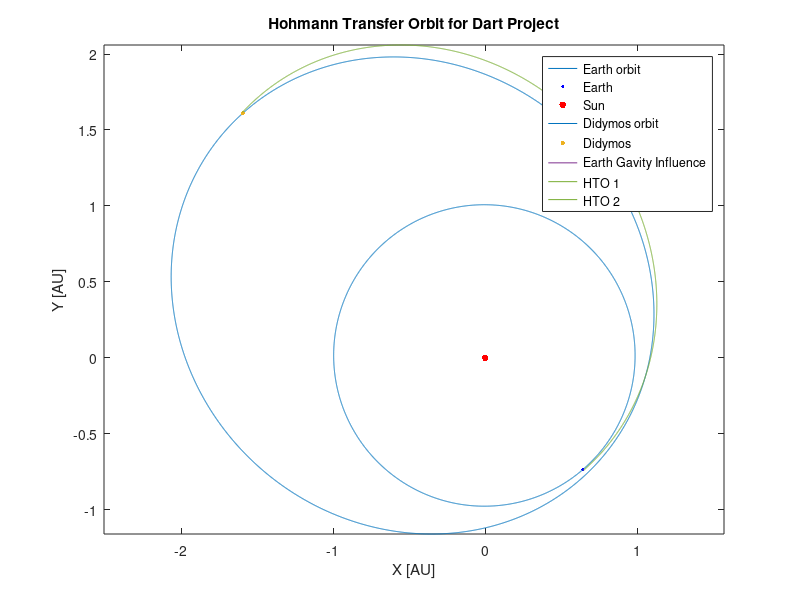

This figure's MATLAB source:
%==========================================================================
% Source Code of 우주궤도역학 Term Project Module #1 3조
% 16011613 송정현, 19010413 곽태환 19011180 이재범
% 20003287 유택상, 20011336조민형
% Hohmann Transfer Orbit Design, Propulsion System Design
%==========================================================================

clear;clc;close all

%% Heliocentric Ecliptic Coordinate
Sun.XYZ=[0 0 0];

%% Determining Earth Orbit around Sun
Earth.a=1*cosd(7.155);                                                      % Apllying Inclination to flat plane
Earth.e=0.0167;
Earth.b=Earth.a*sqrt(1-Earth.e^2);
Earth.cen_rot=[Sun.XYZ(1)-sqrt(Earth.a.^2-Earth.b.^2) 0];                   % Determining Center of Orbit (Not Focus)
Earth.Arg=288.1;
nu=[0:0.001:2*pi]';

Earth.XeYe=[Earth.cen_rot(1)+Earth.a.*cos(nu) Earth.cen_rot(2)+Earth.b.*sin(nu)];

% Rotating Orbit with respect to Argument of Perigee
for i=1:size(Earth.XeYe(:,1),1)
    Earth.XeYe2(i,1:2)=[cosd(Earth.Arg) -sind(Earth.Arg);sind(Earth.Arg) cosd(Earth.Arg)]*Earth.XeYe(i,1:2)';
end

%% Determining Didymos Orbit around Sun
Didymos.a=1.6442*cosd(3.4709);                                              % Applying Inclination to flat plane
Didymos.e=0.38385;
Didymos.b=Didymos.a*sqrt(1-Didymos.e^2);
Didymos.cen_rot=[Sun.XYZ(1)-sqrt(Didymos.a.^2-Didymos.b.^2) 0];             % Determining Center of Orbit (Not Focus)
Didymos.Arg=319.32;
Didymos.XeYe=[Didymos.cen_rot(1)+Didymos.a.*cos(nu) Didymos.cen_rot(2)+Didymos.b.*sin(nu)];

% Rotating Orbit with respec to Argument of Perigee
for i=1:size(Earth.XeYe(:,1),1)
    Didymos.XeYe2(i,1:2)=[cosd(Didymos.Arg) -sind(Didymos.Arg);sind(Didymos.Arg) cosd(Didymos.Arg)]*Didymos.XeYe(i,1:2)';
end

%% Dermining Earth Sphere of Influence
r=10^6/149597870.7;
inf_x=r*cos(nu)+Earth.XeYe2(397,1);
inf_y=r*sin(nu)+Earth.XeYe2(397,2);


%% Used Parameters
AU=149597870.7;
r_LEO=6378.137+300;
r1=10^6+sqrt(Earth.XeYe2(397,1)^2+Earth.XeYe2(397,2)^2)*AU;                 % 1AU+Earth Sphere of Influence
r2=2.2753*AU;                                                               % Didymos Apogee distance 2.2753AU
mu_sun=1.3271544*10^11;
mu_earth=3.986012*10^5;

%% LEO to Earth Sphere of Influence (HTO 1)
v1=sqrt(mu_earth/r_LEO);                                                    % Speed at LEO orbit
E1=-mu_earth/(r_LEO+1000000);                                               % Specific mechanical energy of HTO 1
vp1=sqrt(2*(mu_earth/r_LEO+E1));                                            % Speed at perigee of HTO 1
va1=sqrt(2*(mu_earth/1000000+E1));                                          % Speed at apogee of HTO 1
del_v1=vp1-v1;                                                              % delta v1

%% Earth Sphere of Influence to hohmann transfer (HTO 2)
hm_v1=va1+29.78;                                                            % Speed at ESI with respect to SUN
E2=-mu_sun/(r1+r2);                                                         % Specific mechanical energy of HTO 2
hm_vp=sqrt(2*(mu_sun/r1+E2));                                               % Speed at perigee of HTO 2
hm_va=sqrt(2*(mu_sun/r2+E2));                                               % Speed at apogee of HTO 2
del_hm_v=hm_vp-hm_v1;                                                       % delta v1

%% Design HTO 1
Earth_HEC=[Earth.XeYe2(397,1) Earth.XeYe2(397,2)];                          % Select earth position
Earth_angle=-atand(Earth_HEC(2)/Earth_HEC(1));                              % Angle between x axis and sun-earth line
hm1_a=(r_LEO+10^6)/2/AU;                                                    % a of HTO 1 to AU unit
hm1_c=hm1_a-r_LEO/AU;                                                       % c of HTO 1 to AU unit
hm1_b=sqrt(hm1_a^2-hm1_c^2);                                                % b of HTO 1 to AU unit
hm1_cenrot=[Earth_HEC(1)+hm1_c*cosd(Earth_angle) Earth_HEC(2)-hm1_c*sind(Earth_angle)]; % Determining Center of Orbit (Not Focus)
nu1=[-pi:0.001:0]';
hohmann_1=[hm1_a*cos(nu1) hm1_b*sin(nu1)];                                  % Determine HTO 1 from -pi to 0

% Rotate with respect to Earth_angle
for i=1:size(hohmann_1(:,1),1)
    hohmann_1(i,1:2)=[cosd(360-Earth_angle) -sind(360-Earth_angle);sind(360-Earth_angle) cosd(360-Earth_angle)]*hohmann_1(i,1:2)';
end
hohmann_1=[hm1_cenrot(1)+hohmann_1(:,1) hm1_cenrot(2)+hohmann_1(:,2)];

%% Design HTO 2
[~,idx]=max(hohmann_1(:,1));
hm2_start=[hohmann_1(idx,1),hohmann_1(idx,2)];

hm2_a=(r1+r2)/2/AU;                                                         % a of HTO 2 to AU unit
hm2_c=hm2_a-r1/AU;                                                          % c of HTO 2 to AU unit
hm2_b=sqrt(hm2_a^2-hm2_c^2);                                                % b of HTO 2 to AU unit
hm2_cenrot=[Sun.XYZ(1)-hm2_c*cosd(Earth_angle) Sun.XYZ(2)+hm2_c*sind(Earth_angle)]; % Determining Center of Orbit (Not Focus)
nu2=[0:0.001:1.03*pi]';
hohmann_2=[hm2_a*cos(nu2) hm2_b*sin(nu2)];                                  % Determine HTO 2 from 0 to pi

% Rotate with respect to Earth_angle
for i=1:size(hohmann_2(:,1),1)
    hohmann_2(i,1:2)=[cosd(360-Earth_angle) -sind(360-Earth_angle);sind(360-Earth_angle) cosd(360-Earth_angle)]*hohmann_2(i,1:2)';
end
hohmann_2=[hm2_cenrot(1)+hohmann_2(:,1) hm2_cenrot(2)+hohmann_2(:,2)];


%% Plot
figure;
plot(Earth.XeYe2(:,1),Earth.XeYe2(:,2))
hold on; 
plot(Earth.XeYe2(397,1),Earth.XeYe2(397,2),'b.')
plot(Sun.XYZ(1),Sun.XYZ(2),'r.','MarkerSize',15)
plot(Didymos.XeYe2(:,1),Didymos.XeYe2(:,2),'Color',[0 0.4470 0.7410])
plot(Didymos.XeYe2(3022,1),Didymos.XeYe2(3022,2),'.','MarkerSize',10)
plot(inf_x,inf_y)
axis equal

plot(hohmann_1(:,1),hohmann_1(:,2),'Color',[0.4660 0.6740 0.1880])
plot(hohmann_2(:,1),hohmann_2(:,2),'Color',[0.4660 0.6740 0.1880])
xlabel('X [AU]')
ylabel('Y [AU]')

legend('Earth orbit','Earth','Sun','Didymos orbit','Didymos','Earth Gavity Influence','HTO 1','HTO 2')
title('Hohmann Transfer Orbit for Dart Project')



%% Propulsion System Design
dv1=1.83;                                                                   % 로켓 1단 속도 변화량
dv2=2.53;                                                                   % 로켓 2단 속도 변화량
dv3=7.7258-4.36;                                                            % 로켓 3단 속도 변화량
dv4=3.1638;                                                                 % 로켓 4단 속도 변화량
dv5=5.6356;                                                                 % Satellite delta v at HTO 2

mf5=(600*exp(dv5/3)-600)/(1.1-0.1*exp(dv5/3));                              % Fuel of Satellite
mo5=mf5+600;                                                                % Initial mass of Satellite

mf4=(mo5*exp(dv4/3)-mo5)/(1.1-0.1*exp(dv4/3));                              % Fuel of 4th Stage
mo4=mf4*1.1+mo5;                                                            % Initial mass of 4th Stage+Satellite

mf3=(mo4*exp(dv3/3)-mo4)/(1.1-0.1*exp(dv3/3));                              % Fuel of 3th Stage
mo3=mf3*1.1+mo4;                                                            % Initial mass of 3rd+4th+Satellite

mf2=(mo3*exp(dv2/3)-mo3)/(1.1-0.1*exp(dv2/3));                              % Fuel of 2nd Stage
mo2=mf2*1.1+mo3;                                                            % Initial mass of 2nd+3rd+4th+Satellite

mf1=(mo2*exp(dv1/3)-mo2)/(1.1-0.1*exp(dv1/3));                              % Fuel of 1st Stage
mo1=mf1*1.1+mo2;                                                            % Initial mass of Rocket


















